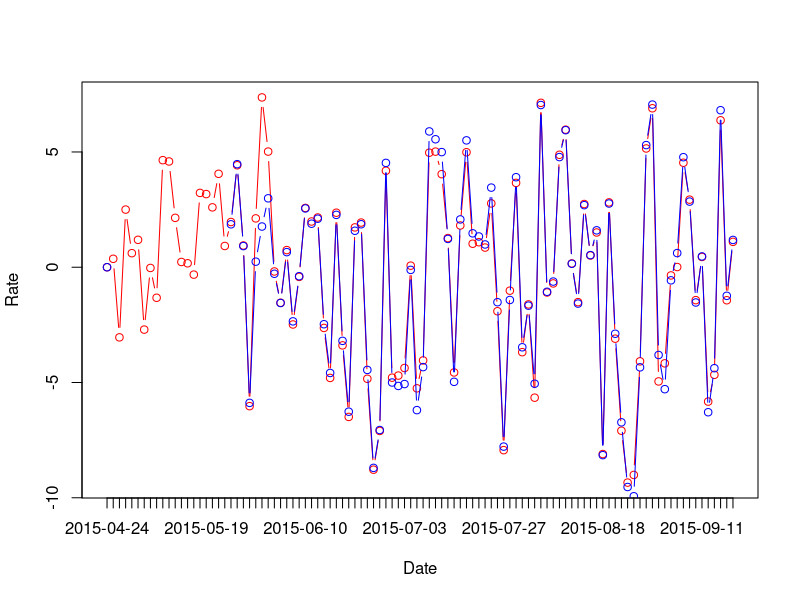
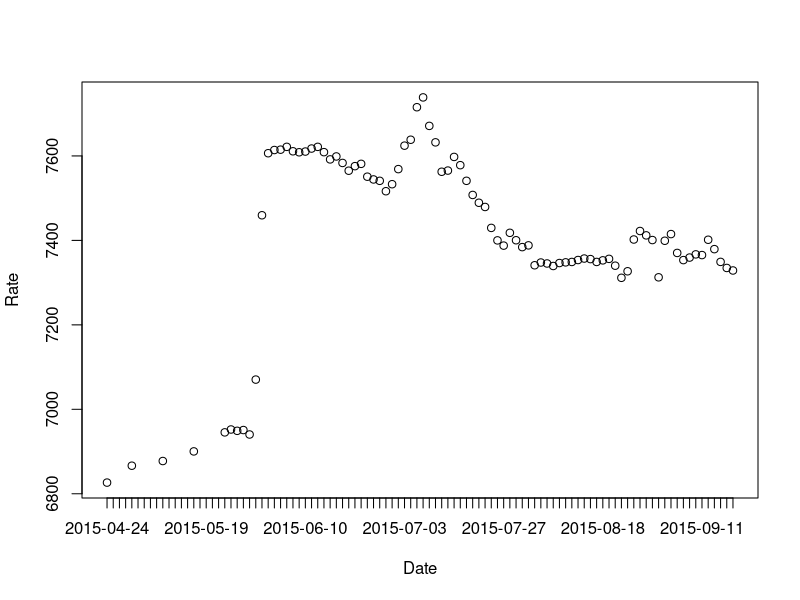

These figures' R source, in order: (Note: this script raises an error after producing the figures.)
setwd('/Users/jack/Development/R/LearningDA')
i100 <- read.table("i100.csv", sep=',', header=TRUE, stringsAsFactors=FALSE)
i100$Date <- as.Date(i100$Date, "%Y/%m/%d")
i100 <- i100[order(i100$Date),]

for (i in 2:length(i100$Date)) i100[i, "IndexRate"] <- (i100[i, "Close"] / i100[i - 1, "Close"] - 1) * 100
i100[1, "IndexRate"] <- 0
for (i in 2:length(i100$Date)) i100[i, "FundRate"] <- (i100[i, "Net"] / i100[i - 1, "Net"] - 1) * 100
i100[1, "FundRate"] <- 0

plot(i100$IndexRate, type='b', col='red', xaxt='n', xlab='Date', ylab='Rate')
lines(i100$FundRate, type='b', col='blue')
axis(1, 1:length(i100$Date), labels=i100$Date)

i100$FixRate <- i100$Close/i100$Net
dev.new()
plot(i100$FixRate, xaxt='n', xlab='Date', ylab='Rate')
axis(1, 1:length(i100$Date), labels=i100$Date)

start <- 1
i100$IndexIncome <- (i100$Close / i100[start, 'Close'] - 1) * 100
i100$FundIncome <- (i100$Net /i100[start, 'Net'] - 1) * 100
max4p <- max(i100$IndexIncome, i100$FundIncome)
min4p <- min(i100$IndexIncome, i100$FundIncome)
dev.new()
plot(i100$IndexIncome, type='b', col='red', xaxt='n', xlab='Date', ylab='Income', ylim=c(min4p, max4p))
lines(i100$FundIncome, type='b', col='blue')
axis(1, 1:length(i100$Date), labels=i100$Date)
